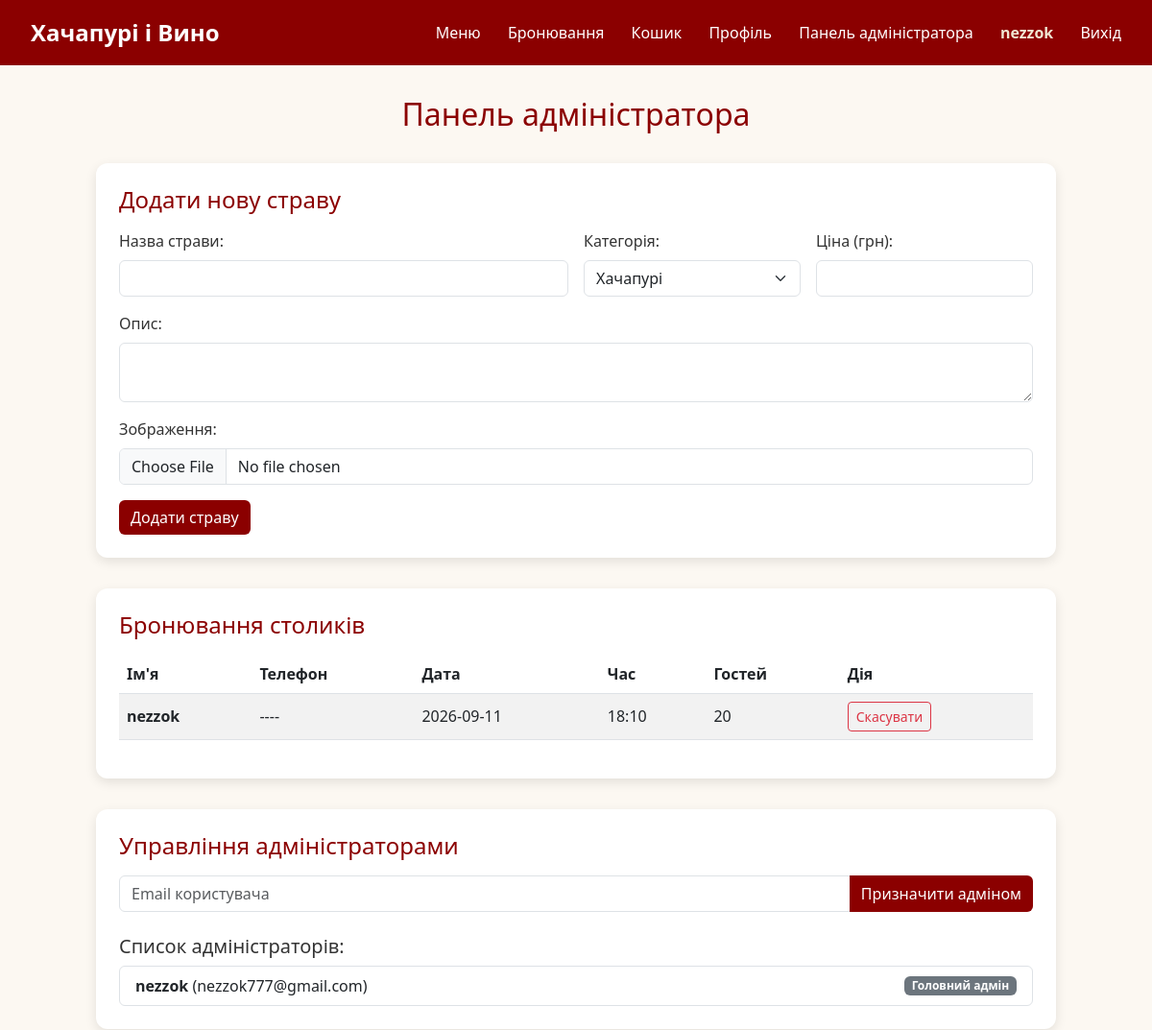
Page /admin (signed in, upper part) on the earlier database version.
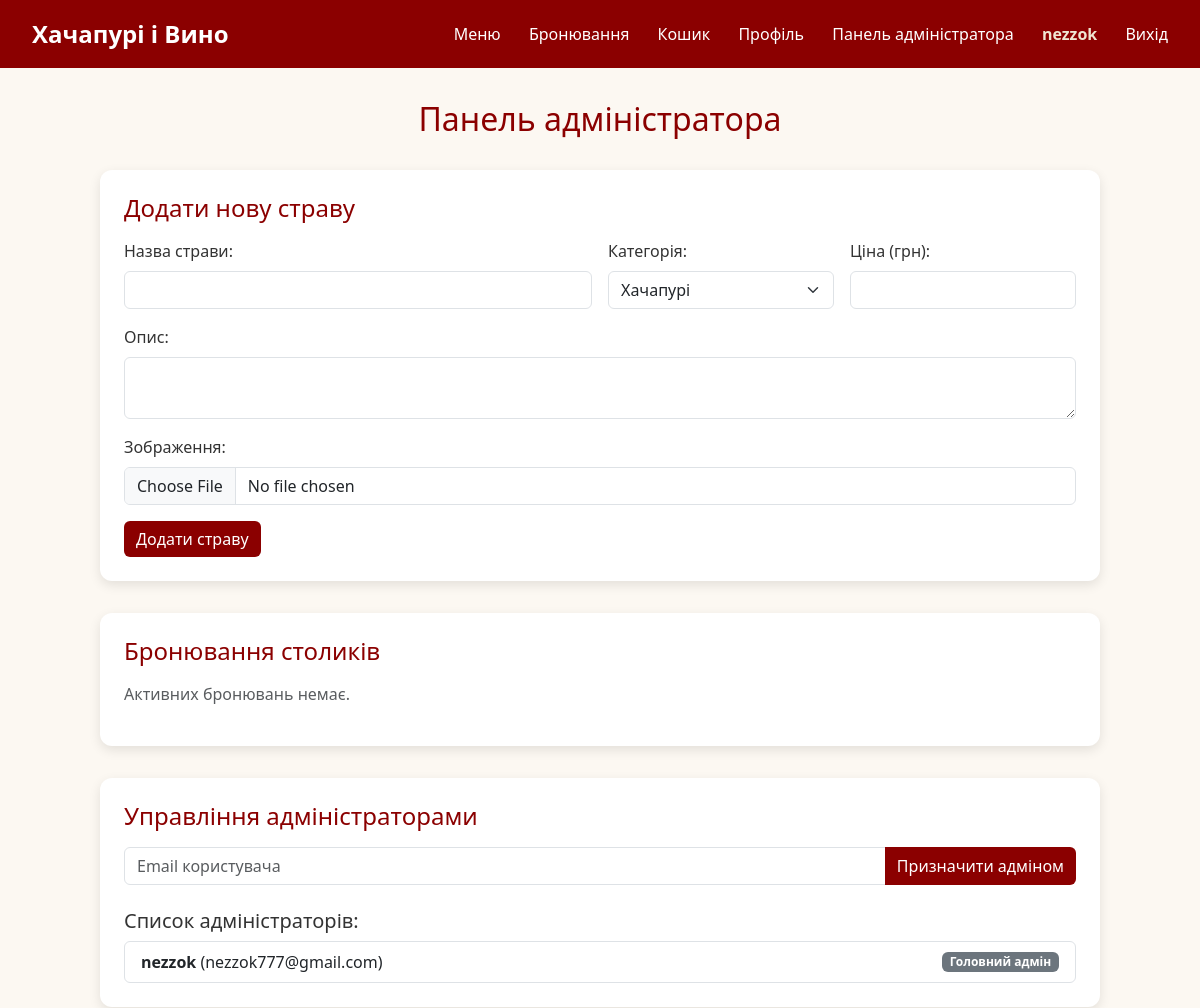
Same page on the later database version.
### models.py (models this page shows)
class Reservation(db.Model):
    id: Mapped[int] = mapped_column(primary_key=True)
    user_id: Mapped[int | None] = mapped_column(ForeignKey('user.id'), nullable=True)
    name: Mapped[str] = mapped_column(db.String(100), nullable=False)
    phone: Mapped[str] = mapped_column(db.String(20), nullable=False)
    date: Mapped[str] = mapped_column(db.String(20), nullable=False)
    time: Mapped[str] = mapped_column(db.String(10), nullable=False)
    guests: Mapped[int] = mapped_column(nullable=False)
    created_at: Mapped[datetime] = mapped_column(DateTime, default=func.now())

class User(UserMixin, db.Model):
    id: Mapped[int] = mapped_column(primary_key=True)
    username: Mapped[str] = mapped_column(db.String(50), nullable=False)
    email: Mapped[str] = mapped_column(db.String(120), unique=True, nullable=False)
    password: Mapped[str] = mapped_column(db.String(255), nullable=False)
    is_admin: Mapped[bool] = mapped_column(default=False)

### app.py (the view, shortened to what this page needs)
@app.route('/admin', methods=['GET', 'POST'])
@login_required
def admin():
    if not current_user.is_admin:
        flash("У вас немає доступу!", "danger")
        return redirect(url_for('index'))
    dishes = Dish.query.all()
    admins = User.query.filter_by(is_admin=True).all()
    is_super_admin = (current_user.email == 'admin@gmail.com') or (current_user.id == 1)
    reservations = Reservation.query.order_by(Reservation.created_at.desc()).all()
    return render_template('admin.html', dishes=dishes, admins=admins, is_super_admin=is_super_admin,
                           reservations=reservations)

### app.py (called while the page is built)
@login_manager.user_loader
def load_user(user_id):
    return User.query.get(int(user_id))

### templates/admin.html (shortened to what the changed rows need)
{% extends 'base.html' %}
{% block content %}
<div style="max-width: 1000px; margin: 2rem auto;">
    <h2 style="color: #8b0000; margin-bottom: 2rem; text-align: center;">Панель адміністратора</h2>
    <div style="background: white; padding: 1.5rem; border-radius: 12px; box-shadow: 0 4px 12px rgba(0,0,0,0.1); margin-bottom: 2rem;">
        <h4 style="color: #8b0000; margin-bottom: 1rem;">Бронювання столиків</h4>
        {% if reservations %}
            <table class="table table-striped align-middle">
                <thead>
                    <tr>
                        <th>Ім'я</th>
                        <th>Телефон</th>
                        <th>Дата</th>
                        <th>Час</th>
                        <th>Гостей</th>
                        <th>Дія</th>
                    </tr>
                </thead>
                <tbody>
                    {% for res in reservations %}
                        <tr>
                            <td><strong>{{ res.name }}</strong></td>
                            <td>{{ res.phone }}</td>
                            <td>{{ res.date }}</td>
                            <td>{{ res.time }}</td>
                            <td>{{ res.guests }}</td>
                            <td>
                                <form action="{{ url_for('cancel_reservation', res_id=res.id) }}" method="POST" style="display:inline;">
                                    <button type="submit" class="btn btn-sm btn-outline-danger" onclick="return confirm('Скасувати це бронювання?');">Скасувати</button>
                                </form>
                            </td>
                        </tr>
                    {% endfor %}
                </tbody>
            </table>
        {% else %}
            <p class="text-muted">Активних бронювань немає.</p>
        {% endif %}
    </div>
    {% if is_super_admin %}
    <div style="background: white; padding: 1.5rem; border-radius: 12px; box-shadow: 0 4px 12px rgba(0,0,0,0.1); margin-bottom: 2rem;">
        <ul class="list-group">
            {% for admin_user in admins %}
                <li class="list-group-item d-flex justify-content-between align-items-center">
                    <div>
                        <strong>{{ admin_user.username }}</strong> ({{ admin_user.email }})
                    </div>
                    {% if admin_user.email != current_user.email %}
                        <form action="{{ url_for('revoke_admin', user_id=admin_user.id) }}" method="POST" style="margin: 0;">
                            <input type="hidden" name="csrf_token" value="{{ csrf_token() }}">
                            <button type="submit" class="btn btn-sm btn-outline-warning">Забрати права</button>
                        </form>
                    {% else %}
                        <span class="badge bg-secondary">Головний адмін</span>
                    {% endif %}
                </li>
            {% endfor %}
        </ul>
    </div>
    {% endif %}
</div>
{% endblock %}

### templates/base.html (shortened to what this page needs)
<!DOCTYPE html>
<html lang="uk">
<head>
    <link href="https://cdn.jsdelivr.net/npm/bootstrap@5.3.0/dist/css/bootstrap.min.css" rel="stylesheet">
    <link rel="stylesheet" href="{{ url_for('static', filename='css/style.css') }}">
</head>
<body>
    <header>
        <div class="logo">
            <a href="{{ url_for('index') }}" style="color: white; text-decoration: none;">Хачапурі і Вино</a>
        </div>
        <nav>
            <a href="{{ url_for('index') }}">Меню</a>
            <a href="{{ url_for('booking') }}">Бронювання</a>
            {% if current_user.is_authenticated %}
                <a href="{{ url_for('cart') }}">Кошик</a>
                <a href="{{ url_for('profile') }}">Профіль</a>
                {% if current_user.is_admin %}
                    <a href="{{ url_for('admin') }}">Панель адміністратора</a>
                {% endif %}
                <span style="margin-left: 1.5rem; font-weight: bold; color: #f0e6d2;">{{ current_user.username }}</span>
                <a href="{{ url_for('logout') }}">Вихід</a>
            {% else %}
                <a href="{{ url_for('login') }}">Вхід</a>
                <a href="{{ url_for('register') }}">Реєстрація</a>
            {% endif %}
        </nav>
    </header>
    <div class="container">
        {% block content %}{% endblock content %}
    </div>
</body>
</html>

Differences in the rows shown:
removed Reservation: name "nezzok", phone "----", date "2026-09-11", time "18:10", guests "20"
Other differences:
text no longer shown: "Ім'я Телефон Дата Час Гостей Дія"
text now shown: "Активних бронювань немає."
